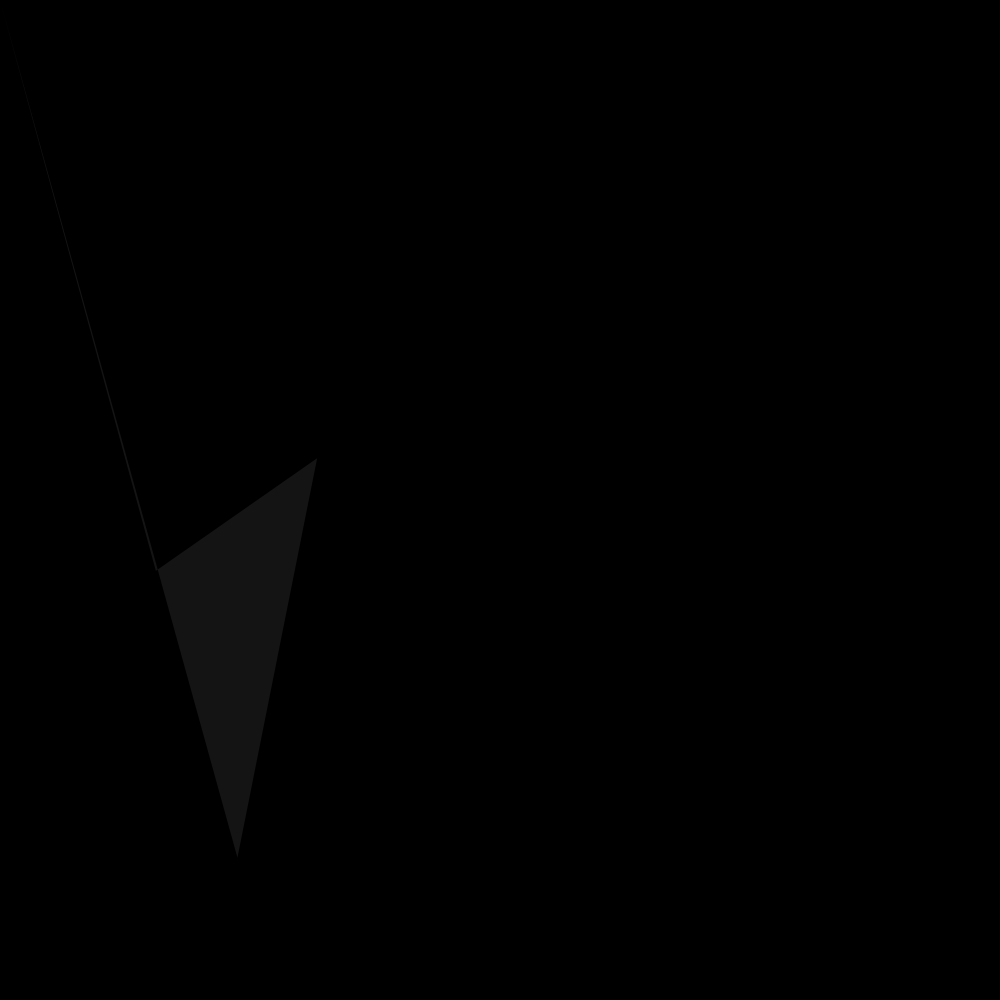
Frame 1 (no input)
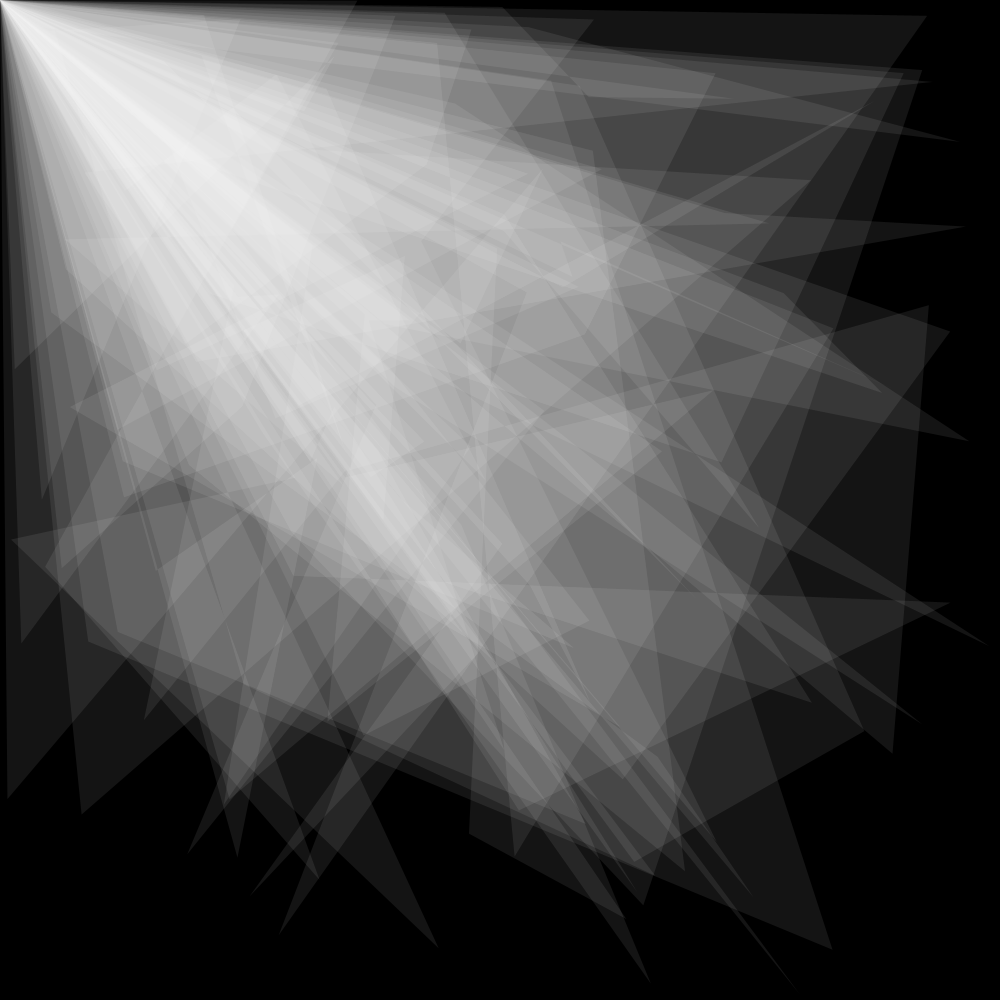
Frame 60 (the mouse pressed at the canvas centre just before this capture)
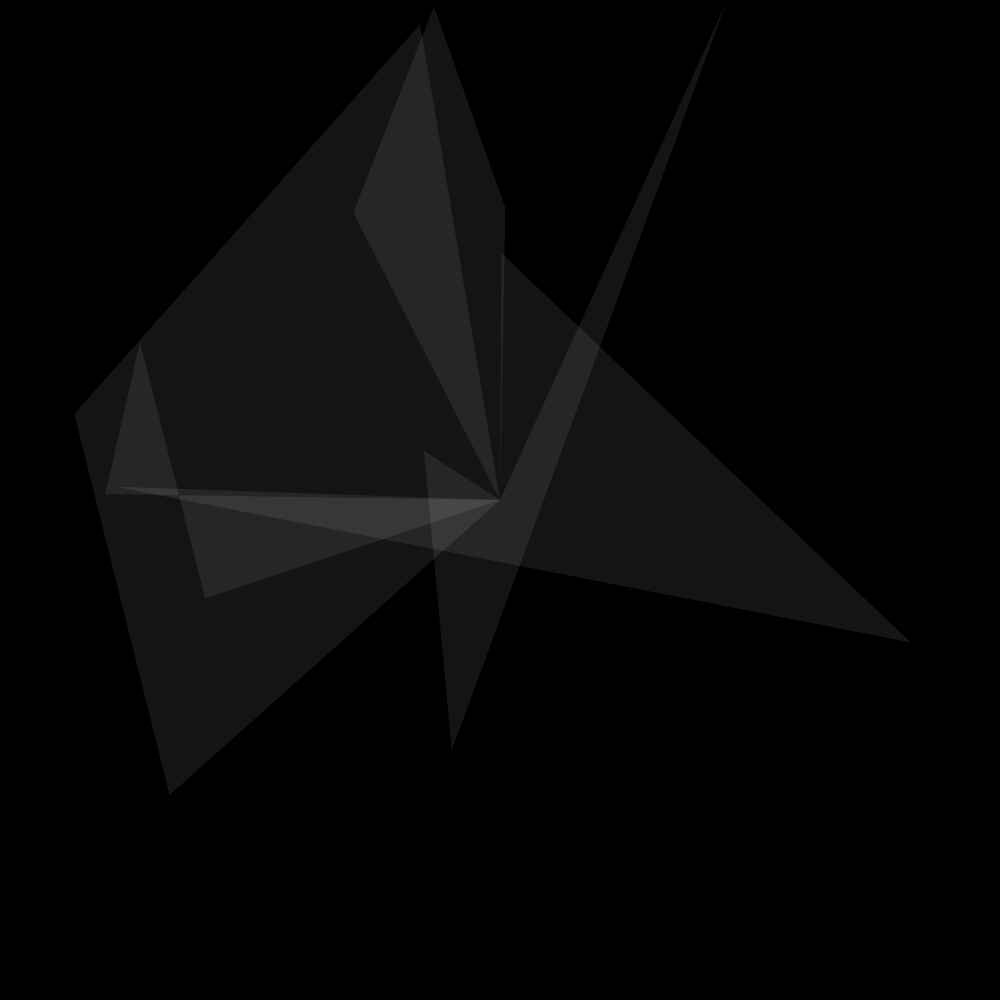
Frame 120 (the mouse held since frame 60 and released just before this capture)

The Processing sketch that drew these frames (run headless with seeded random() and noise(); from frame 60 on, the mouse is pressed at the canvas centre):

// Processing sketch: processing_83068
// ── processing_83068.pde

void setup() {
  size(1000, 1000);
  background(0);
  smooth();
}

void draw() {
  float a = sq(1*random(1500)); // defenierar variabeln a som 1 upphöjt i ett nummer mellan 1 och 1500
  int currentTime = millis(); // defenierar variabeln currentTime som tiden i millisekunder sketchen körts
  fill(255, 255, 255, 20);
  stroke(255, 255, 255, 0);
  quad(random(600), random(600), mouseX, mouseY, random(1000), random(1000), random(1000), random(1000));
  if (currentTime > a) { // säger att om tiden som programet körts är större än vad a blir så sätter den svart bg
    background(0);
  }  
}
